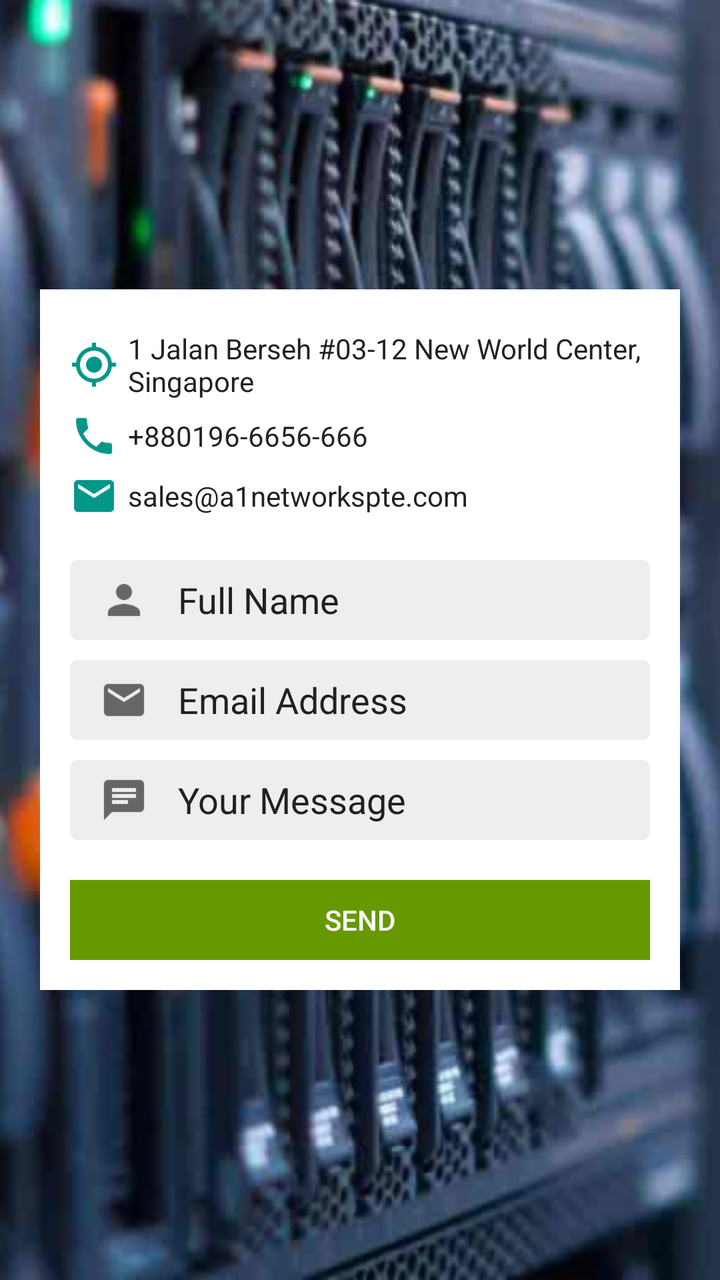
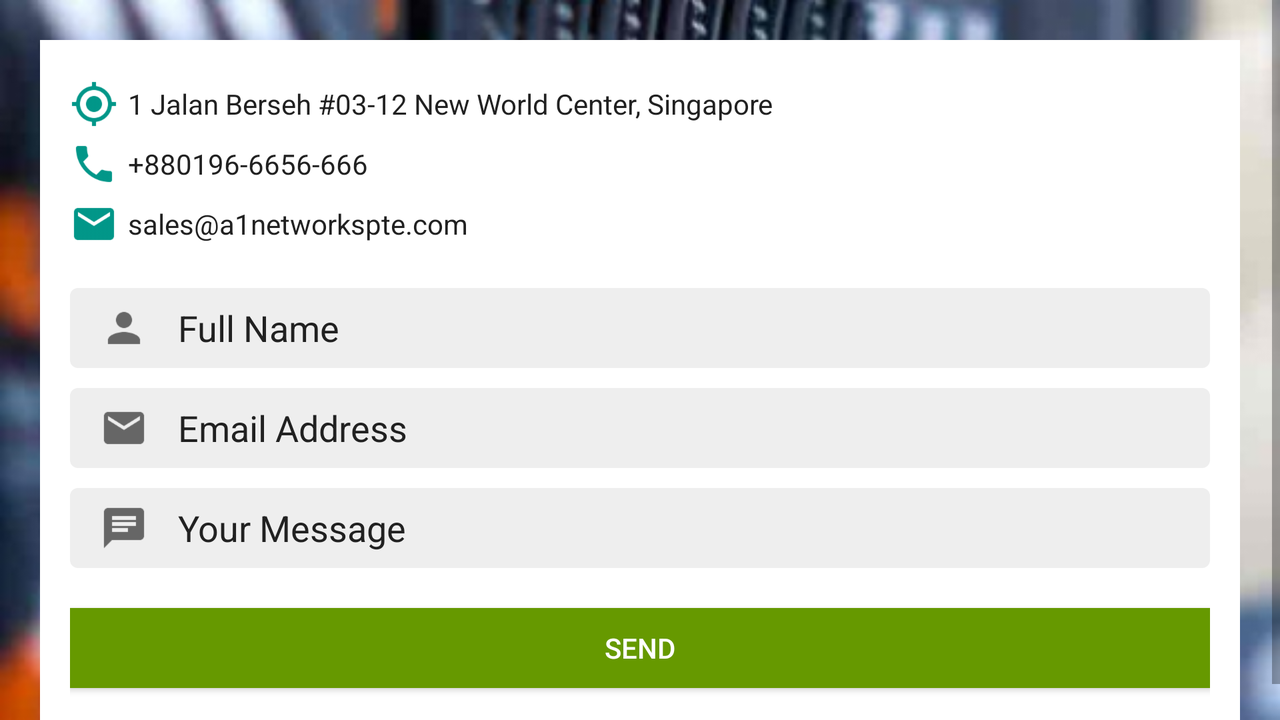

One screen, two layout resources from the same app: the default and the author's alternative for another configuration. Each is rendered where Android would select it; the XML of both is given below.
<!-- AndroidManifest.xml: application theme AppTheme -->
<!-- res/layout/fragment_contact_us.xml -->
<LinearLayout xmlns:android="http://schemas.android.com/apk/res/android"
    xmlns:app="http://schemas.android.com/apk/res-auto"
    xmlns:tools="http://schemas.android.com/tools"
    android:layout_width="match_parent"
    android:layout_height="match_parent"
    android:background="@drawable/dedicated"
    android:gravity="center"
    tools:context="com.maxxitsolution.a1networkspte.DrawerFragments.ContactUsFragment">

    <LinearLayout
        android:layout_width="match_parent"
        android:layout_height="wrap_content"
        android:layout_marginBottom="20dp"
        android:layout_marginEnd="20dp"
        android:layout_marginStart="20dp"
        android:layout_marginTop="20dp"
        android:background="@android:color/white"
        android:orientation="vertical"
        android:padding="15dp">

        <TextView
            android:id="@+id/tv_address"
            android:layout_width="match_parent"
            android:layout_height="wrap_content"
            android:layout_marginTop="5dp"
            android:drawablePadding="5dp"
            android:drawableStart="@drawable/ic_my_location"
            android:drawableTint="@color/colorPrimary"
            android:gravity="center_vertical"
            android:maxLines="2"
            android:text="@string/address"
            android:textColor="#212121"
            android:textSize="14sp" />

        <TextView
            android:id="@+id/tv_telephone"
            android:layout_width="match_parent"
            android:layout_height="wrap_content"
            android:layout_marginTop="6dp"
            android:drawablePadding="5dp"
            android:drawableStart="@drawable/ic_call"
            android:drawableTint="@color/colorPrimary"
            android:gravity="center_vertical"
            android:maxLines="1"
            android:text="@string/phone"
            android:textColor="#212121"
            android:textSize="14sp" />

        <TextView
            android:id="@+id/tv_email"
            android:layout_width="match_parent"
            android:layout_height="wrap_content"
            android:layout_marginTop="6dp"
            android:drawablePadding="5dp"
            android:drawableStart="@drawable/ic_email"
            android:drawableTint="@color/colorPrimary"
            android:gravity="center_vertical"
            android:maxLines="1"
            android:text="@string/email"
            android:textColor="#212121"
            android:textSize="14sp" />

        <EditText
            android:id="@+id/ed_name"
            android:layout_width="match_parent"
            android:layout_height="40dp"
            android:layout_marginTop="20dp"
            android:background="@drawable/rounded_corners_edittext_light"
            android:drawablePadding="15dp"
            android:drawableStart="@drawable/ic_person"
            android:gravity="center_vertical"
            android:hint="Full Name"
            android:inputType="textNoSuggestions"
            android:paddingEnd="15dp"
            android:paddingStart="15dp"
            android:textColor="#666666"
            android:textColorHint="#212121" />

        <EditText
            android:id="@+id/ed_email"
            android:layout_width="match_parent"
            android:layout_height="40dp"
            android:layout_marginTop="10dp"
            android:background="@drawable/rounded_corners_edittext_light"
            android:drawablePadding="15dp"
            android:drawableStart="@drawable/ic_email"
            android:gravity="center_vertical"
            android:hint="Email Address"
            android:inputType="textEmailAddress|textNoSuggestions"
            android:paddingEnd="15dp"
            android:paddingStart="15dp"
            android:textColor="#666666"
            android:textColorHint="#212121" />

        <EditText
            android:id="@+id/ed_message"
            android:layout_width="match_parent"
            android:layout_height="40dp"
            android:layout_marginTop="10dp"
            android:background="@drawable/rounded_corners_edittext_light"
            android:drawablePadding="15dp"
            android:drawableStart="@drawable/ic_chat_bubble"
            android:gravity="center_vertical"
            android:hint="Your Message"
            android:inputType="textMultiLine"
            android:maxLines="20"
            android:minLines="10"
            android:paddingEnd="15dp"
            android:paddingStart="15dp"
            android:textColor="#666666"
            android:textColorHint="#212121" />

        <android.support.v7.widget.AppCompatButton
            android:id="@+id/btn_contact_us"
            android:layout_width="match_parent"
            android:layout_height="40dp"
            android:layout_marginTop="20dp"
            android:background="@android:color/holo_green_dark"
            android:text="Send"
            android:textColor="@android:color/white" />
    </LinearLayout>
</LinearLayout>
<!-- resources referenced by this layout -->
<resources>
  <color name="colorPrimary">#009688</color>
  <!-- drawable dedicated: png bitmap (drawable-hdpi, 124057 bytes) -->
  <!-- drawable ic_call: png bitmap (drawable-hdpi, 887 bytes) -->
  <!-- drawable ic_chat_bubble: png bitmap (drawable-hdpi, 488 bytes) -->
  <!-- drawable ic_email: png bitmap (drawable-hdpi, 751 bytes) -->
  <!-- drawable ic_my_location: png bitmap (drawable-hdpi, 1112 bytes) -->
  <!-- drawable ic_person: png bitmap (drawable-hdpi, 596 bytes) -->
  <!-- drawable rounded_corners_edittext_light (drawable) -->
  <?xml version="1.0" encoding="utf-8"?>
  <shape xmlns:android="http://schemas.android.com/apk/res/android"
      android:shape="rectangle" >
  
      <solid android:color="#eeeeee"/>
  
      <corners
          android:topLeftRadius="4dp"
          android:topRightRadius="4dp"
          android:bottomLeftRadius="4dp"
          android:bottomRightRadius="4dp" />
  
  </shape>
  <string name="address">1 Jalan Berseh #03-12 New World Center, Singapore</string>
  <string name="email">sales@a1networkspte.com</string>
  <string name="phone">+880196-6656-666</string>
  <style name="AppTheme" parent="Theme.AppCompat.Light.DarkActionBar">
          
          <item name="colorPrimary">@color/colorPrimary</item>
          <item name="colorPrimaryDark">@color/colorPrimaryDark</item>
          <item name="colorAccent">@color/colorAccent</item>
      </style>
  <color name="colorPrimaryDark">#00695C</color>
  <color name="colorAccent">#1DE9B6</color>
</resources>
<!-- res/layout-land/fragment_contact_us.xml (the author's variant of the layout above) -->
<!-- drawn on the phone turned sideways -->
<ScrollView xmlns:android="http://schemas.android.com/apk/res/android"
    xmlns:tools="http://schemas.android.com/tools"
    android:layout_width="match_parent"
    android:layout_height="match_parent"
    android:background="@drawable/dedicated_land"
    tools:context="com.maxxitsolution.a1networkspte.DrawerFragments.ContactUsFragment">

    <LinearLayout
        android:layout_width="match_parent"
        android:layout_height="wrap_content"
        android:layout_marginBottom="20dp"
        android:layout_marginEnd="20dp"
        android:layout_marginStart="20dp"
        android:layout_marginTop="20dp"
        android:background="@android:color/white"
        android:orientation="vertical"
        android:padding="15dp">

        <TextView
            android:id="@+id/tv_address"
            android:layout_width="match_parent"
            android:layout_height="wrap_content"
            android:layout_marginTop="5dp"
            android:drawablePadding="5dp"
            android:drawableStart="@drawable/ic_my_location"
            android:drawableTint="@color/colorPrimary"
            android:gravity="center_vertical"
            android:maxLines="2"
            android:text="@string/address"
            android:textColor="#212121"
            android:textSize="14sp" />

        <TextView
            android:id="@+id/tv_telephone"
            android:layout_width="match_parent"
            android:layout_height="wrap_content"
            android:layout_marginTop="6dp"
            android:drawablePadding="5dp"
            android:drawableStart="@drawable/ic_call"
            android:drawableTint="@color/colorPrimary"
            android:gravity="center_vertical"
            android:maxLines="1"
            android:text="@string/phone"
            android:textColor="#212121"
            android:textSize="14sp" />

        <TextView
            android:id="@+id/tv_email"
            android:layout_width="match_parent"
            android:layout_height="wrap_content"
            android:layout_marginTop="6dp"
            android:drawablePadding="5dp"
            android:drawableStart="@drawable/ic_email"
            android:drawableTint="@color/colorPrimary"
            android:gravity="center_vertical"
            android:maxLines="1"
            android:text="@string/email"
            android:textColor="#212121"
            android:textSize="14sp" />

        <EditText
            android:id="@+id/ed_name"
            android:layout_width="match_parent"
            android:layout_height="40dp"
            android:layout_marginTop="20dp"
            android:background="@drawable/rounded_corners_edittext_light"
            android:drawablePadding="15dp"
            android:drawableStart="@drawable/ic_person"
            android:gravity="center_vertical"
            android:hint="Full Name"
            android:inputType="textNoSuggestions"
            android:paddingEnd="15dp"
            android:paddingStart="15dp"
            android:textColor="#666666"
            android:textColorHint="#212121" />

        <EditText
            android:id="@+id/ed_email"
            android:layout_width="match_parent"
            android:layout_height="40dp"
            android:layout_marginTop="10dp"
            android:background="@drawable/rounded_corners_edittext_light"
            android:drawablePadding="15dp"
            android:drawableStart="@drawable/ic_email"
            android:gravity="center_vertical"
            android:hint="Email Address"
            android:inputType="textEmailAddress|textNoSuggestions"
            android:paddingEnd="15dp"
            android:paddingStart="15dp"
            android:textColor="#666666"
            android:textColorHint="#212121" />

        <EditText
            android:id="@+id/ed_message"
            android:layout_width="match_parent"
            android:layout_height="40dp"
            android:layout_marginTop="10dp"
            android:background="@drawable/rounded_corners_edittext_light"
            android:drawablePadding="15dp"
            android:drawableStart="@drawable/ic_chat_bubble"
            android:gravity="center_vertical"
            android:hint="Your Message"
            android:inputType="textMultiLine"
            android:maxLines="20"
            android:minLines="10"
            android:paddingEnd="15dp"
            android:paddingStart="15dp"
            android:textColor="#666666"
            android:textColorHint="#212121" />

        <android.support.v7.widget.AppCompatButton
            android:id="@+id/btn_contact_us"
            android:layout_width="match_parent"
            android:layout_height="40dp"
            android:layout_marginBottom="20dp"
            android:layout_marginTop="20dp"
            android:background="@android:color/holo_green_dark"
            android:text="Send"
            android:textColor="@android:color/white" />
    </LinearLayout>
</ScrollView>
<!-- resources referenced by the variant -->
<!-- as the phone turned sideways resolves them -->
<resources>
  <color name="colorPrimary">#009688</color>
  <!-- drawable dedicated_land: png bitmap (drawable-hdpi, 121005 bytes) -->
  <!-- drawable ic_call: png bitmap (drawable-hdpi, 887 bytes) -->
  <!-- drawable ic_chat_bubble: png bitmap (drawable-hdpi, 488 bytes) -->
  <!-- drawable ic_email: png bitmap (drawable-hdpi, 751 bytes) -->
  <!-- drawable ic_my_location: png bitmap (drawable-hdpi, 1112 bytes) -->
  <!-- drawable ic_person: png bitmap (drawable-hdpi, 596 bytes) -->
  <!-- drawable rounded_corners_edittext_light (drawable) -->
  <?xml version="1.0" encoding="utf-8"?>
  <shape xmlns:android="http://schemas.android.com/apk/res/android"
      android:shape="rectangle" >
  
      <solid android:color="#eeeeee"/>
  
      <corners
          android:topLeftRadius="4dp"
          android:topRightRadius="4dp"
          android:bottomLeftRadius="4dp"
          android:bottomRightRadius="4dp" />
  
  </shape>
  <string name="address">1 Jalan Berseh #03-12 New World Center, Singapore</string>
  <string name="email">sales@a1networkspte.com</string>
  <string name="phone">+880196-6656-666</string>
  <style name="AppTheme" parent="Theme.AppCompat.Light.DarkActionBar">
          
          <item name="colorPrimary">@color/colorPrimary</item>
          <item name="colorPrimaryDark">@color/colorPrimaryDark</item>
          <item name="colorAccent">@color/colorAccent</item>
      </style>
  <color name="colorPrimaryDark">#00695C</color>
  <color name="colorAccent">#1DE9B6</color>
</resources>
